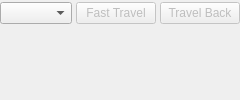
<?xml version='1.0' encoding='UTF-8'?>
<ui version="4.0">
 <class>WarpBar</class>
 <widget class="QWidget" name="WarpBar">
  <layout class="QGridLayout" name="gridLayout">
   <property name="leftMargin"><number>0</number></property>
   <property name="topMargin"><number>2</number></property>
   <property name="rightMargin"><number>0</number></property>
   <property name="bottomMargin"><number>2</number></property>
   <property name="spacing"><number>4</number></property>
   <item row="0" column="0" colspan="2">
    <widget class="ElidingComboBox" name="combo">
    </widget>
   </item>
   <item row="0" column="2">
    <widget class="ElidingButton" name="button">
     <property name="text">
      <string>Fast Travel</string>
     </property>
     <property name="enabled">
      <bool>false</bool>
     </property>
    </widget>
   </item>
   <item row="0" column="3">
    <widget class="ElidingButton" name="back_button">
     <property name="text">
      <string>Travel Back</string>
     </property>
     <property name="enabled">
      <bool>false</bool>
     </property>
    </widget>
   </item>
   <item row="1" column="0" colspan="4">
    <widget class="QLabel" name="note">
     <property name="text">
      <string></string>
     </property>
     <property name="font">
      <font>
       <pointsize>8</pointsize>
      </font>
     </property>
     <property name="wordWrap">
      <bool>true</bool>
     </property>
     <property name="textInteractionFlags">
      <set>Qt::TextSelectableByMouse</set>
     </property>
    </widget>
   </item>
  </layout>
 </widget>
 <customwidgets>
  <customwidget>
   <class>ElidingComboBox</class>
   <extends>QComboBox</extends>
   <header>automap.panel</header>
  </customwidget>
  <customwidget>
   <class>ElidingButton</class>
   <extends>QPushButton</extends>
   <header>automap.panel</header>
  </customwidget>
 </customwidgets>
</ui>
